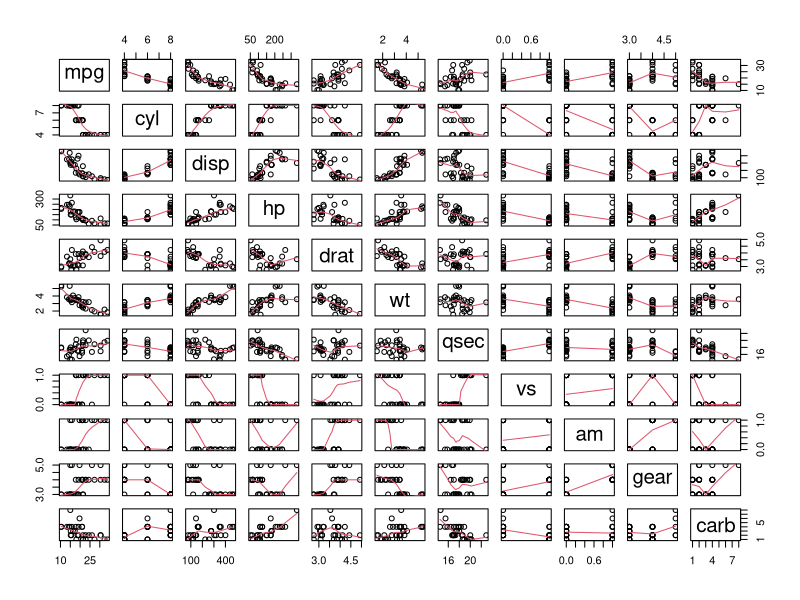
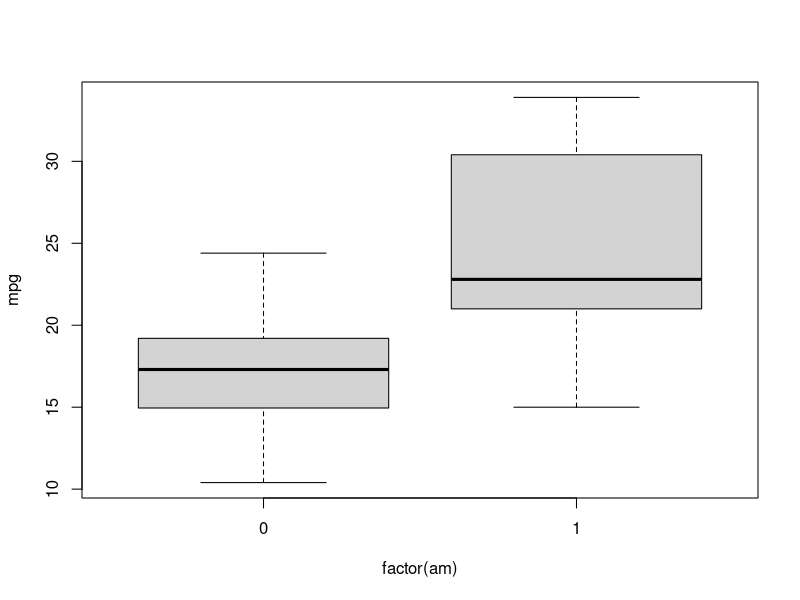
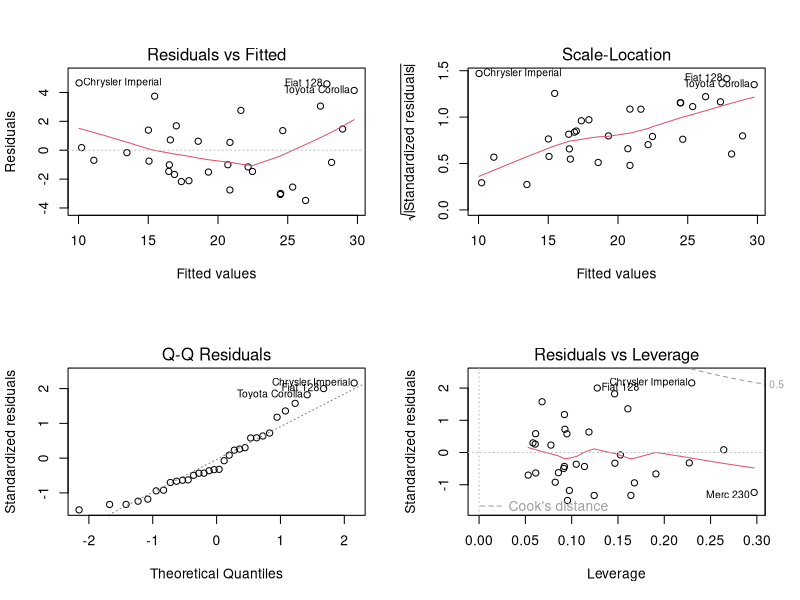

Reproduce these figures in R, in order.
## ---- chunk 1
str(mtcars)
## ---- chunk 2
t.test(mpg ~ factor(am), data = mtcars)
## ---- chunk 3
fit <- lm(mpg ~ factor(cyl) + disp + hp + drat + wt + qsec + factor(vs) + factor(am) 
          + factor(gear) + carb, data = mtcars)
summary(fit)$coef
## ---- chunk 4
step_res <- step(fit,trace=0,steps=1000, direction="both")
step_res$call
## ---- chunk 5
fit2 <- lm(formula = mpg ~ wt + qsec + factor(am), data = mtcars)
coef <- summary(fit2)$coef
coef
intv <- coef[4, 1] + c(-1, 1) * qt(0.975, df = fit$df) * coef[4, 2]
intv
## ---- chunk 6
plot(mtcars, panel = panel.smooth)
## ---- chunk 7
plot(mpg ~ factor(am), data = mtcars)
## ---- chunk 8
layout(matrix(c(1,2,3,4),2,2))
plot(fit2)
